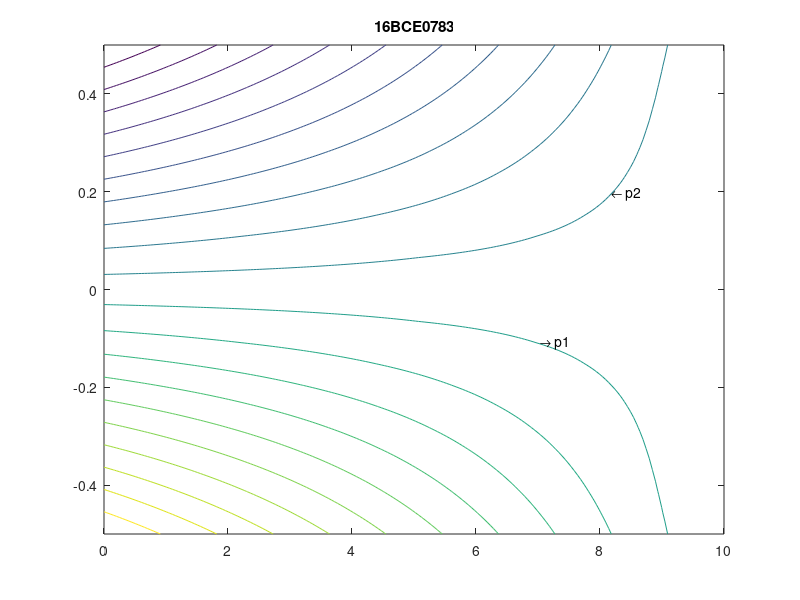

Write the MATLAB code that produced this figure.
c=0.5;l=10;p=10;
p1 = [];p2 = [];
x=linspace(0,l,200);
y=linspace(-c,c,24);
[X,Y] = meshgrid(x,y);
for i=1:numel(x)
    for j=1:numel(y)
        sx = (-3*p*(l-X(j,i)).*Y(j,i))/(4*c^3);
        sy = 0;
        txy = (-3*p*(c^2-Y(j,i).^2))/(4*c^3);
        shr_mat = [sx txy;txy sy];
        lambda = eig(shr_mat);
        p1(j,i) = lambda(1);
        p2(j,i) = lambda(2);
    end
end
contour(X,Y,p2,10);text(8.191,0.1957,'\leftarrow p2')
hold on;
contour(X,Y,p1,10);text(7.035,-0.1087,'\rightarrow p1')
title('16BCE0783')